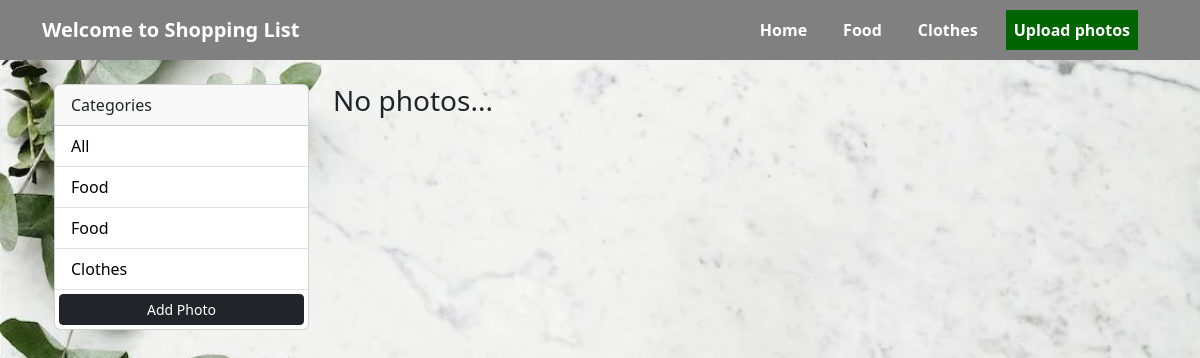
The app's page /gallery/?category=Clothes, older data.
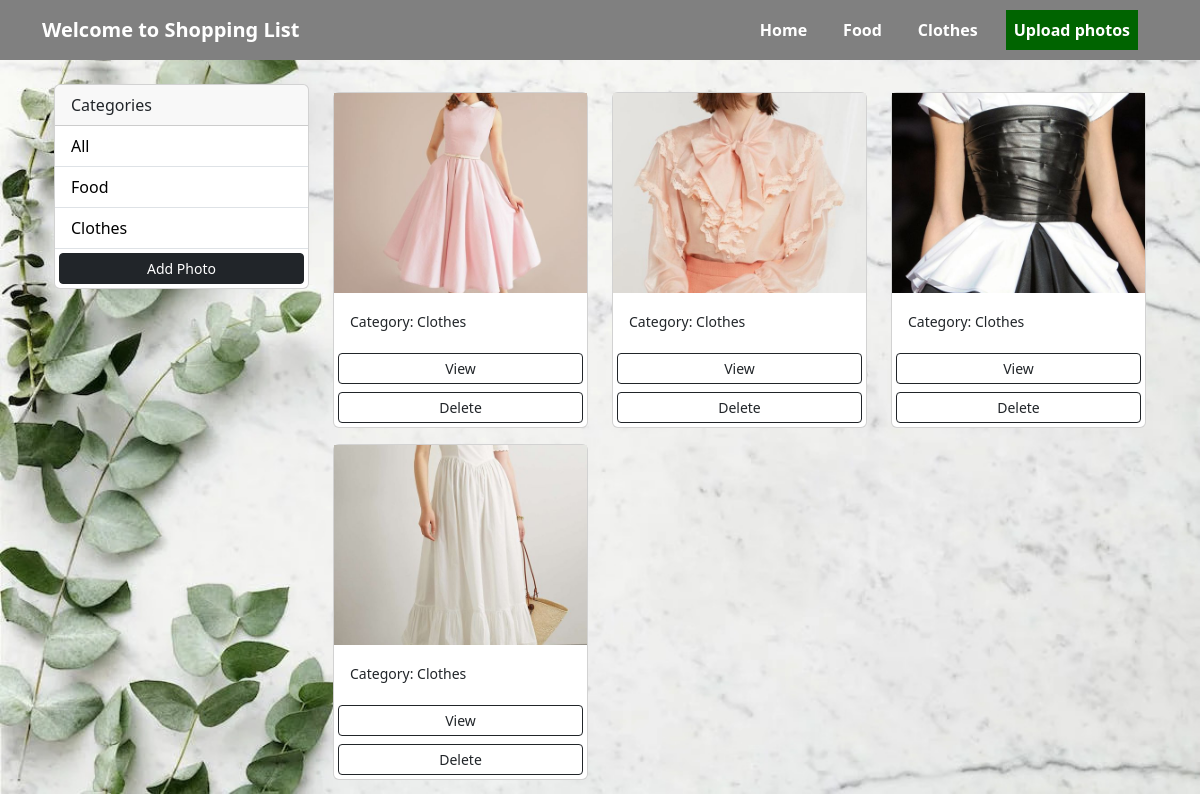
The same page, newer data.
### produse/models.py (models this page shows, shortened)
class Category(models.Model):
    class Meta:
        verbose_name = 'Category'
        verbose_name_plural = 'Categories'
    user = models.ForeignKey(User, on_delete=models.SET_NULL, null=True, blank=True)
    name = models.CharField(max_length=100, null=False, blank=False)

class Photo(models.Model):
    class Meta:
        verbose_name = 'Photo'
        verbose_name_plural = 'Photos'
    category = models.ForeignKey(Category, on_delete=models.SET_NULL, null=True, blank=True)
    image = models.ImageField(null=False, blank=False)
    description = models.TextField()

### produse/views.py (the view)
# urls.py: path('gallery/', views.gallery, name='gallery'),
def gallery(request):
    category = request.GET.get('category')
    if category == None:
        photos = Photo.objects.all()
    else:
        photos = Photo.objects.filter(category__name=category)
    categories = Category.objects.all()
    context = {'categories': categories, 'photos': photos}
    return render(request, 'produse/gallery.html', context)

### produse/templates/produse/gallery.html (shortened to what this page needs)
{% extends 'produse/base.html' %}
{% block content %}
<body>
        <div class="container">
            <div class="row">
                <div class="col-md-3">
                    <div class="card">
                        <div class="card-header">
                            Categories
                        </div>
                        <ul class="list-group list-group-flush">
                            <li class="list-group-item">
                                <a href="{% url 'gallery' %}">All</a>
                            </li>
                            {% for category in categories %}
                            <li class=" list-group-item">
                                <a href="{% url 'gallery' %}?category={{category.name}}">
                                    {{category.name}}
                                </a>
                            </li>
                            {% endfor %}
                            <a href="{% url 'addphoto' %}" class="btn btn-dark btn-block btn-sm m-1">Add Photo</a>
                        </ul>
                    </div>
                </div>
                <div class="col-md-9">
                    <div class="row">
                        {% for photo in photos %}
                        <div class="col-md-4">
                            <div class="card my-2">
                                <img class="image-thumbail" src="{{photo.image.url}}" alt="Card image cap">
                                <div class="card-body">
                                    <small>Category: {{photo.category.name}}</small>
                                </div>
                                <a href="{% url 'photo' photo.id %}" class="btn btn-outline-dark btn-sm m-1">View</a>
                                <a href="{% url 'deletePhoto' photo.id %}" class="btn btn-outline-dark btn-sm m-1">Delete</a>
                            </div>
                        </div>
                        {% empty %}
                        <h3>No photos...</h3>
                        {% endfor %}
                    </div>
                </div>
            </div>
        </div>
</body>
{% endblock content %}

### produse/templates/produse/base.html (shortened to what this page needs)
{% load static %}
<!doctype html>
<html lang="en">
  <head>
    <link href="https://cdn.jsdelivr.net/npm/bootstrap@5.3.2/dist/css/bootstrap.min.css" rel="stylesheet">
    <link href="{% static 'style.css' %}" rel="stylesheet">
  </head>
  <body>
    <nav class="navbar navbar-expand-lg navbar-dark bg-dark grey-navbar fixed-top">
      <div class="container">
        <span class="navbar-brand" href="/home">Welcome to Shopping List</span>
        <div class="collapse navbar-collapse" id="navbarNavAltMarkup">
          <div class="navbar-nav ms-auto">
            <div class="nav-item-container">
              <a class="nav-link {% if request.path == '/' %}active{% endif %}"  href="/">Home</a>
            </div>
            <div class="nav-item-container">
              <a class="nav-link {% if request.path == '/about/' %}active{% endif %}"  href="/about">Food</a>
            </div>
            <div class="nav-item-container">
              <a class="nav-link {% if request.path == '/clothes/' %}active{% endif %}" href="/clothes">Clothes</a>
            </div>
            <div class="nav-item-container">
              <a class="nav-link {% if request.path == '/gallery/' %}active{% endif %}" href="/gallery">Upload photos</a>
            </div>
          </div>
        </div>
    </nav>
    <br>
    <div class="container">
    {% block content %}
    {% endblock %}
    </div>
  </body>
</html>

### produse/static/style.css (style rules this page uses)
.grey-navbar { background-color: #808080 !important; border-color: #808080 !important; height: 60px; }
.grey-navbar .navbar-brand { color: #fff; font-weight: bold }
.grey-navbar .navbar-nav .nav-link { color: white; font-weight: bold; }
.grey-navbar .navbar-nav .nav-link.active { background-color: darkgreen; color: white; font-weight: bold; }
.nav-item-container { display: inline-block; margin-right: 20px; }
body { background-image: url('/static/images/home_cover.jpg'); background-size: cover; background-position: center; background-repeat: no-repeat; z-index: -1; padding-top: 60px !important; }

### produse/templates/produse/gallery.html (style rules this page uses)
.image-thumbail { height: 200px; object-fit: cover; }
.list-group-item a { text-decoration: none; color: black; }

Row changes from the older to the newer data that the page shows:
removed Category: name "Food"
added Photo: image (picture), category.name "Clothes"
added Photo: image (picture), category.name "Clothes"
added Photo: image (picture), category.name "Clothes"
added Photo: image (picture), category.name "Clothes"
Text that changed along with them:
text no longer shown: "No photos..."
